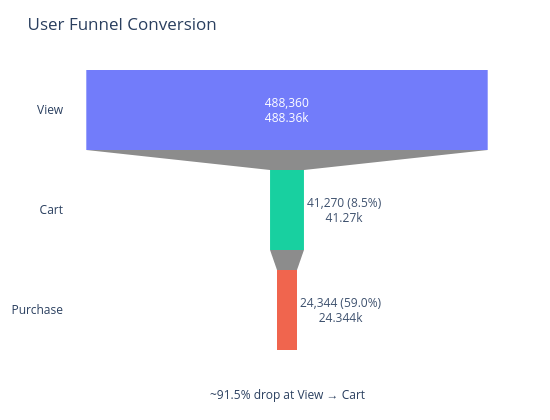

Write notebook code for a chart like this one.
### Markdown cell above
## Funnel Analysis

A session-based funnel was constructed to track user progression.

### Code cell
funnel = (
    df.groupby(['user_session', 'event_type'])
      .size()
      .unstack(fill_value=0)
)

view_users = (funnel['view'] > 0).sum()
cart_users = (funnel['cart'] > 0).sum()
purchase_users = (funnel['purchase'] > 0).sum()

cart_rate = cart_users / view_users
purchase_rate = purchase_users / cart_users
overall_rate = purchase_users/view_users

print(f"Cart Rate: {cart_rate*100}")
print(f"Purchase Rate: {purchase_rate*100}")
print(f"Overall Rate: {overall_rate*100}")



stages = ['View', 'Cart', 'Purchase']
values = [view_users, cart_users, purchase_users]

labels = [
    f"{view_users:,}",
    f"{cart_users:,} ({cart_rate*100:.1f}%)",
    f"{purchase_users:,} ({purchase_rate*100:.1f}%)"
]

fig = go.Figure(go.Funnel(
    y=stages,
    x=values,
    text=labels,
    textposition="outside",   
    marker=dict(
        color=["#636EFA", "#00CC96", "#EF553B"]
    )
))

fig.update_layout(
    title="User Funnel Conversion",
    width=550,
    height=420,
    template="plotly_white",
    margin=dict(l=40, r=40, t=60, b=60)
)
fig.data[0].textposition = ["inside", "outside", "outside"]
fig.add_annotation(
    text=f"~{(1-cart_rate)*100:.1f}% drop at View → Cart",
    xref="paper", yref="paper",
    x=0.5, y=-0.15,
    showarrow=False
)
fig.update_traces(opacity=0.9)
fig.show()

### Figure 1 — Plotly figure (JSON) as saved in the notebook; plotly's stock layout.template omitted (floating-point values rounded to 4 significant figures)
{"data": [{"marker": {"color": ["#636EFA", "#00CC96", "#EF553B"]}, "opacity": 0.9, "text": ["488,360", "41,270 (8.5%)", "24,344 (59.0%)"], "textposition": ["inside", "outside", "outside"], "type": "funnel", "x": [488360, 41270, 24344], "y": ["View", "Cart", "Purchase"]}], "layout": {"annotations": [{"showarrow": false, "text": "~91.5% drop at View → Cart", "x": 0.5, "xref": "paper", "y": -0.15, "yref": "paper"}], "height": 420, "margin": {"b": 60, "l": 40, "r": 40, "t": 60}, "title": {"text": "User Funnel Conversion"}, "width": 550}}
